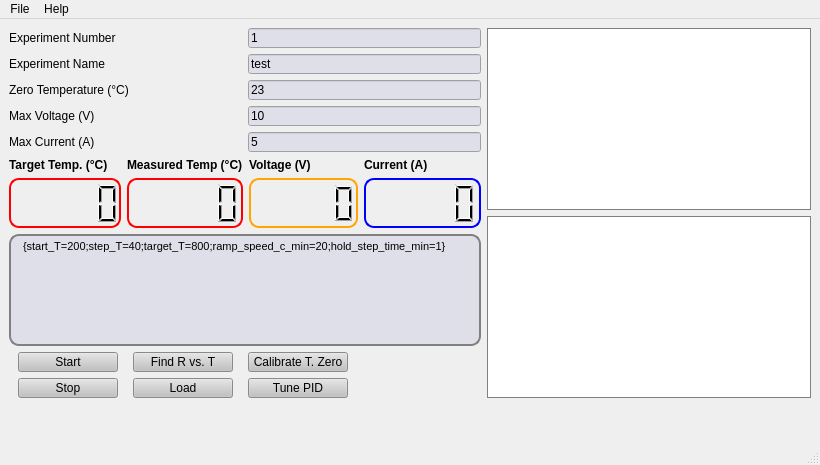
<?xml version="1.0" encoding="UTF-8"?>
<ui version="4.0">
 <class>TDS</class>
 <widget class="QMainWindow" name="TDS">
  <property name="geometry">
   <rect>
    <x>0</x>
    <y>0</y>
    <width>820</width>
    <height>465</height>
   </rect>
  </property>
  <property name="windowTitle">
   <string>MainWindow</string>
  </property>
  <widget class="QWidget" name="centralwidget">
   <layout class="QGridLayout" name="gridLayout_6">
    <item row="0" column="0">
     <layout class="QGridLayout" name="gridLayout_5">
      <item row="0" column="0">
       <layout class="QGridLayout" name="gridLayout">
        <item row="0" column="0">
         <widget class="QLabel" name="label_183">
          <property name="sizePolicy">
           <sizepolicy hsizetype="Minimum" vsizetype="Minimum">
            <horstretch>0</horstretch>
            <verstretch>0</verstretch>
           </sizepolicy>
          </property>
          <property name="text">
           <string>Experiment Number</string>
          </property>
         </widget>
        </item>
        <item row="0" column="1">
         <widget class="QLineEdit" name="ex_number">
          <property name="sizePolicy">
           <sizepolicy hsizetype="Minimum" vsizetype="Minimum">
            <horstretch>0</horstretch>
            <verstretch>0</verstretch>
           </sizepolicy>
          </property>
          <property name="minimumSize">
           <size>
            <width>0</width>
            <height>20</height>
           </size>
          </property>
          <property name="styleSheet">
           <string notr="true">QLineEdit{
                                                background: rgb(223,223,233)
                                                }
                                            </string>
          </property>
          <property name="text">
           <string>1</string>
          </property>
         </widget>
        </item>
        <item row="1" column="0">
         <widget class="QLabel" name="label_175">
          <property name="sizePolicy">
           <sizepolicy hsizetype="Minimum" vsizetype="Minimum">
            <horstretch>0</horstretch>
            <verstretch>0</verstretch>
           </sizepolicy>
          </property>
          <property name="text">
           <string>Experiment Name</string>
          </property>
         </widget>
        </item>
        <item row="1" column="1">
         <widget class="QLineEdit" name="ex_name">
          <property name="sizePolicy">
           <sizepolicy hsizetype="Minimum" vsizetype="Minimum">
            <horstretch>0</horstretch>
            <verstretch>0</verstretch>
           </sizepolicy>
          </property>
          <property name="minimumSize">
           <size>
            <width>0</width>
            <height>20</height>
           </size>
          </property>
          <property name="maximumSize">
           <size>
            <width>16777215</width>
            <height>100</height>
           </size>
          </property>
          <property name="styleSheet">
           <string notr="true">QLineEdit{
                                                background: rgb(223,223,233)
                                                }
                                            </string>
          </property>
          <property name="text">
           <string>test</string>
          </property>
         </widget>
        </item>
        <item row="2" column="0">
         <widget class="QLabel" name="label_176">
          <property name="sizePolicy">
           <sizepolicy hsizetype="Minimum" vsizetype="Minimum">
            <horstretch>0</horstretch>
            <verstretch>0</verstretch>
           </sizepolicy>
          </property>
          <property name="text">
           <string>Zero Temperature (°C)</string>
          </property>
         </widget>
        </item>
        <item row="2" column="1">
         <widget class="QLineEdit" name="calib_temperature">
          <property name="sizePolicy">
           <sizepolicy hsizetype="Minimum" vsizetype="Minimum">
            <horstretch>0</horstretch>
            <verstretch>0</verstretch>
           </sizepolicy>
          </property>
          <property name="minimumSize">
           <size>
            <width>100</width>
            <height>20</height>
           </size>
          </property>
          <property name="styleSheet">
           <string notr="true">QLineEdit{
                                                background: rgb(223,223,233)
                                                }
                                            </string>
          </property>
          <property name="text">
           <string>23</string>
          </property>
         </widget>
        </item>
        <item row="3" column="0">
         <widget class="QLabel" name="label_177">
          <property name="sizePolicy">
           <sizepolicy hsizetype="Minimum" vsizetype="Minimum">
            <horstretch>0</horstretch>
            <verstretch>0</verstretch>
           </sizepolicy>
          </property>
          <property name="text">
           <string>Max Voltage (V)</string>
          </property>
         </widget>
        </item>
        <item row="3" column="1">
         <widget class="QLineEdit" name="max_voltage">
          <property name="sizePolicy">
           <sizepolicy hsizetype="Minimum" vsizetype="Minimum">
            <horstretch>0</horstretch>
            <verstretch>0</verstretch>
           </sizepolicy>
          </property>
          <property name="minimumSize">
           <size>
            <width>100</width>
            <height>20</height>
           </size>
          </property>
          <property name="styleSheet">
           <string notr="true">QLineEdit{
                                                background: rgb(223,223,233)
                                                }
                                            </string>
          </property>
          <property name="text">
           <string>10</string>
          </property>
         </widget>
        </item>
        <item row="4" column="0">
         <widget class="QLabel" name="label_178">
          <property name="sizePolicy">
           <sizepolicy hsizetype="Minimum" vsizetype="Minimum">
            <horstretch>0</horstretch>
            <verstretch>0</verstretch>
           </sizepolicy>
          </property>
          <property name="text">
           <string>Max Current (A)</string>
          </property>
         </widget>
        </item>
        <item row="4" column="1">
         <widget class="QLineEdit" name="max_current">
          <property name="sizePolicy">
           <sizepolicy hsizetype="Minimum" vsizetype="Minimum">
            <horstretch>0</horstretch>
            <verstretch>0</verstretch>
           </sizepolicy>
          </property>
          <property name="minimumSize">
           <size>
            <width>100</width>
            <height>20</height>
           </size>
          </property>
          <property name="styleSheet">
           <string notr="true">QLineEdit{
                                                background: rgb(223,223,233)
                                                }
                                            </string>
          </property>
          <property name="text">
           <string>5</string>
          </property>
         </widget>
        </item>
       </layout>
      </item>
      <item row="0" column="1" rowspan="2">
       <layout class="QGridLayout" name="gridLayout_4">
        <item row="0" column="0">
         <widget class="QGraphicsView" name="temperature_vis">
          <property name="sizePolicy">
           <sizepolicy hsizetype="Expanding" vsizetype="Expanding">
            <horstretch>1</horstretch>
            <verstretch>1</verstretch>
           </sizepolicy>
          </property>
          <property name="minimumSize">
           <size>
            <width>150</width>
            <height>150</height>
           </size>
          </property>
          <property name="styleSheet">
           <string notr="true">QWidget{
                                            border: 0.5px solid gray;
                                            }
                                        </string>
          </property>
         </widget>
        </item>
        <item row="1" column="0">
         <widget class="QGraphicsView" name="h_flux_vis">
          <property name="sizePolicy">
           <sizepolicy hsizetype="Expanding" vsizetype="Expanding">
            <horstretch>1</horstretch>
            <verstretch>1</verstretch>
           </sizepolicy>
          </property>
          <property name="minimumSize">
           <size>
            <width>150</width>
            <height>150</height>
           </size>
          </property>
          <property name="styleSheet">
           <string notr="true">QWidget{
                                            border: 0.5px solid gray;
                                            }
                                        </string>
          </property>
         </widget>
        </item>
       </layout>
      </item>
      <item row="1" column="0">
       <layout class="QGridLayout" name="gridLayout_3">
        <item row="0" column="0">
         <widget class="QLabel" name="label_4">
          <property name="font">
           <font>
            <bold>true</bold>
           </font>
          </property>
          <property name="text">
           <string>Target Temp. (°C)    </string>
          </property>
         </widget>
        </item>
        <item row="0" column="1">
         <widget class="QLabel" name="label_1">
          <property name="font">
           <font>
            <bold>true</bold>
           </font>
          </property>
          <property name="text">
           <string>Measured Temp (°C)</string>
          </property>
         </widget>
        </item>
        <item row="0" column="2">
         <widget class="QLabel" name="label_2">
          <property name="font">
           <font>
            <bold>true</bold>
           </font>
          </property>
          <property name="text">
           <string>Voltage (V)              </string>
          </property>
         </widget>
        </item>
        <item row="0" column="3">
         <widget class="QLabel" name="label_3">
          <property name="font">
           <font>
            <bold>true</bold>
           </font>
          </property>
          <property name="text">
           <string>Current (A)                </string>
          </property>
         </widget>
        </item>
        <item row="1" column="0">
         <widget class="QLCDNumber" name="temperature_target_lcd">
          <property name="sizePolicy">
           <sizepolicy hsizetype="Preferred" vsizetype="Preferred">
            <horstretch>0</horstretch>
            <verstretch>0</verstretch>
           </sizepolicy>
          </property>
          <property name="minimumSize">
           <size>
            <width>100</width>
            <height>50</height>
           </size>
          </property>
          <property name="font">
           <font>
            <pointsize>8</pointsize>
           </font>
          </property>
          <property name="styleSheet">
           <string notr="true">QLCDNumber{
                                            border: 2px solid red;
                                                            border-radius: 10px;
                                                            padding: 0 8px;
                                                            }
                                                        </string>
          </property>
         </widget>
        </item>
        <item row="1" column="1">
         <widget class="QLCDNumber" name="temperature_lcd_2">
          <property name="sizePolicy">
           <sizepolicy hsizetype="Preferred" vsizetype="Preferred">
            <horstretch>0</horstretch>
            <verstretch>0</verstretch>
           </sizepolicy>
          </property>
          <property name="minimumSize">
           <size>
            <width>100</width>
            <height>50</height>
           </size>
          </property>
          <property name="font">
           <font>
            <pointsize>8</pointsize>
           </font>
          </property>
          <property name="styleSheet">
           <string notr="true">QLCDNumber{
                                            border: 2px solid red;
                                                            border-radius: 10px;
                                                            padding: 0 8px;
                                                            }
                                                        </string>
          </property>
         </widget>
        </item>
        <item row="1" column="2">
         <widget class="QLCDNumber" name="voltage_lcd">
          <property name="sizePolicy">
           <sizepolicy hsizetype="Preferred" vsizetype="Preferred">
            <horstretch>0</horstretch>
            <verstretch>0</verstretch>
           </sizepolicy>
          </property>
          <property name="minimumSize">
           <size>
            <width>100</width>
            <height>50</height>
           </size>
          </property>
          <property name="styleSheet">
           <string notr="true">QLCDNumber{
                                            border: 2px solid orange;
                                            border-radius: 10px;
                                            padding: 0 8px;
                                            }
                                        </string>
          </property>
         </widget>
        </item>
        <item row="1" column="3">
         <widget class="QLCDNumber" name="current_lcd">
          <property name="sizePolicy">
           <sizepolicy hsizetype="Preferred" vsizetype="Preferred">
            <horstretch>0</horstretch>
            <verstretch>0</verstretch>
           </sizepolicy>
          </property>
          <property name="minimumSize">
           <size>
            <width>100</width>
            <height>50</height>
           </size>
          </property>
          <property name="styleSheet">
           <string notr="true">QLCDNumber{
                                            border: 2px solid blue;
                                            border-radius: 10px;
                                            padding: 0 8px;
                                            }
                                        </string>
          </property>
         </widget>
        </item>
        <item row="2" column="0" colspan="4">
         <widget class="QTextEdit" name="parameters_text">
          <property name="sizePolicy">
           <sizepolicy hsizetype="Preferred" vsizetype="Preferred">
            <horstretch>0</horstretch>
            <verstretch>0</verstretch>
           </sizepolicy>
          </property>
          <property name="minimumSize">
           <size>
            <width>0</width>
            <height>100</height>
           </size>
          </property>
          <property name="styleSheet">
           <string notr="true">QWidget{border: 2px solid gray; border-radius: 10px;padding: 0 8px; background: rgb(223,223,233)}
                                    </string>
          </property>
          <property name="html">
           <string>&lt;!DOCTYPE HTML PUBLIC &quot;-//W3C//DTD HTML 4.0//EN&quot; &quot;http://www.w3.org/TR/REC-html40/strict.dtd&quot;&gt;
&lt;html&gt;&lt;head&gt;&lt;meta name=&quot;qrichtext&quot; content=&quot;1&quot; /&gt;&lt;meta charset=&quot;utf-8&quot; /&gt;&lt;style type=&quot;text/css&quot;&gt;
p, li { white-space: pre-wrap; }
&lt;/style&gt;&lt;/head&gt;&lt;body style=&quot; font-family:'Segoe UI'; font-size:9pt; font-weight:400; font-style:normal;&quot;&gt;
&lt;p style=&quot; margin-top:0px; margin-bottom:0px; margin-left:0px; margin-right:0px; -qt-block-indent:0; text-indent:0px;&quot;&gt;&lt;span style=&quot; font-family:'JetBrains Mono,monospace'; font-size:8pt; color:#000000;&quot;&gt;{start_T=200;step_T&lt;/span&gt;&lt;span style=&quot; font-family:'MS Shell Dlg 2'; font-size:7.875pt;&quot;&gt;=40;target_T=800;ramp_speed_c_min=20;hold_step_time_min=1&lt;/span&gt;&lt;span style=&quot; font-family:'JetBrains Mono,monospace'; font-size:8pt; color:#000000;&quot;&gt;}&lt;/span&gt;                                                                              &lt;/p&gt;&lt;/body&gt;&lt;/html&gt;</string>
          </property>
         </widget>
        </item>
        <item row="3" column="0" colspan="3">
         <layout class="QGridLayout" name="gridLayout_2">
          <item row="0" column="0">
           <widget class="QPushButton" name="start_botton">
            <property name="minimumSize">
             <size>
              <width>100</width>
              <height>20</height>
             </size>
            </property>
            <property name="maximumSize">
             <size>
              <width>60</width>
              <height>16777215</height>
             </size>
            </property>
            <property name="styleSheet">
             <string notr="true">QPushButton{background: rgb(193, 193, 193)}</string>
            </property>
            <property name="text">
             <string>Start</string>
            </property>
           </widget>
          </item>
          <item row="0" column="1">
           <widget class="QPushButton" name="find_csv_botton">
            <property name="minimumSize">
             <size>
              <width>100</width>
              <height>20</height>
             </size>
            </property>
            <property name="maximumSize">
             <size>
              <width>100</width>
              <height>16777215</height>
             </size>
            </property>
            <property name="styleSheet">
             <string notr="true">QPushButton{background: rgb(193, 193, 193)}
                                            </string>
            </property>
            <property name="text">
             <string>Find R vs. T</string>
            </property>
           </widget>
          </item>
          <item row="0" column="2">
           <widget class="QPushButton" name="calibrate_botton_base_t">
            <property name="minimumSize">
             <size>
              <width>100</width>
              <height>20</height>
             </size>
            </property>
            <property name="maximumSize">
             <size>
              <width>100</width>
              <height>16777215</height>
             </size>
            </property>
            <property name="styleSheet">
             <string notr="true">QPushButton{background: rgb(193, 193, 193)}</string>
            </property>
            <property name="text">
             <string>Calibrate T. Zero</string>
            </property>
           </widget>
          </item>
          <item row="1" column="0">
           <widget class="QPushButton" name="stop_botton">
            <property name="minimumSize">
             <size>
              <width>100</width>
              <height>20</height>
             </size>
            </property>
            <property name="maximumSize">
             <size>
              <width>60</width>
              <height>16777215</height>
             </size>
            </property>
            <property name="styleSheet">
             <string notr="true">QPushButton{background: rgb(193, 193, 193)}</string>
            </property>
            <property name="text">
             <string>Stop</string>
            </property>
           </widget>
          </item>
          <item row="1" column="1">
           <widget class="QPushButton" name="load_csv_botton">
            <property name="minimumSize">
             <size>
              <width>100</width>
              <height>20</height>
             </size>
            </property>
            <property name="maximumSize">
             <size>
              <width>100</width>
              <height>16777215</height>
             </size>
            </property>
            <property name="styleSheet">
             <string notr="true">QPushButton{background: rgb(193, 193, 193)}</string>
            </property>
            <property name="text">
             <string>Load</string>
            </property>
           </widget>
          </item>
          <item row="1" column="2">
           <widget class="QPushButton" name="calibrate_botton_pid">
            <property name="minimumSize">
             <size>
              <width>100</width>
              <height>20</height>
             </size>
            </property>
            <property name="maximumSize">
             <size>
              <width>100</width>
              <height>16777215</height>
             </size>
            </property>
            <property name="styleSheet">
             <string notr="true">QPushButton{background: rgb(193, 193, 193)}</string>
            </property>
            <property name="text">
             <string>Tune PID</string>
            </property>
           </widget>
          </item>
         </layout>
        </item>
       </layout>
      </item>
      <item row="2" column="0" colspan="2">
       <widget class="QLabel" name="Error">
        <property name="minimumSize">
         <size>
          <width>800</width>
          <height>30</height>
         </size>
        </property>
        <property name="font">
         <font>
          <pointsize>13</pointsize>
          <bold>true</bold>
          <strikeout>false</strikeout>
         </font>
        </property>
        <property name="text">
         <string>&lt;html&gt;&lt;head/&gt;&lt;body&gt;&lt;p&gt;&lt;br/&gt;&lt;/p&gt;&lt;/body&gt;&lt;/html&gt;</string>
        </property>
        <property name="alignment">
         <set>Qt::AlignCenter</set>
        </property>
        <property name="textInteractionFlags">
         <set>Qt::LinksAccessibleByMouse</set>
        </property>
       </widget>
      </item>
     </layout>
    </item>
   </layout>
  </widget>
  <widget class="QMenuBar" name="menubar">
   <property name="geometry">
    <rect>
     <x>0</x>
     <y>0</y>
     <width>820</width>
     <height>22</height>
    </rect>
   </property>
   <widget class="QMenu" name="menuFile">
    <property name="title">
     <string>File</string>
    </property>
    <addaction name="actionExit"/>
   </widget>
   <widget class="QMenu" name="menuHelp">
    <property name="title">
     <string>Help</string>
    </property>
   </widget>
   <addaction name="menuFile"/>
   <addaction name="menuHelp"/>
  </widget>
  <widget class="QStatusBar" name="statusbar"/>
  <action name="actionExit">
   <property name="text">
    <string>Exit</string>
   </property>
  </action>
 </widget>
 <tabstops>
  <tabstop>ex_number</tabstop>
  <tabstop>ex_name</tabstop>
  <tabstop>calib_temperature</tabstop>
  <tabstop>max_voltage</tabstop>
  <tabstop>max_current</tabstop>
  <tabstop>parameters_text</tabstop>
  <tabstop>start_botton</tabstop>
  <tabstop>stop_botton</tabstop>
  <tabstop>find_csv_botton</tabstop>
  <tabstop>load_csv_botton</tabstop>
  <tabstop>calibrate_botton_base_t</tabstop>
  <tabstop>calibrate_botton_pid</tabstop>
  <tabstop>temperature_vis</tabstop>
  <tabstop>h_flux_vis</tabstop>
 </tabstops>
 <resources/>
 <connections/>
</ui>
